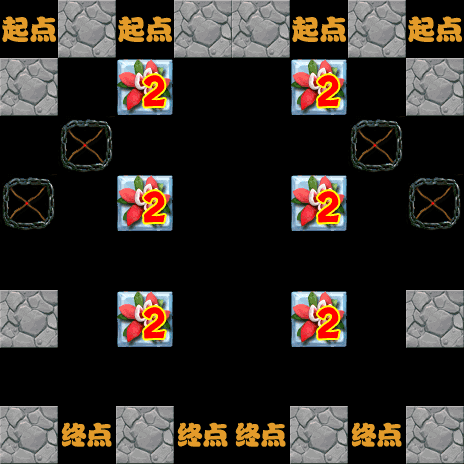

A 2D game scene composited from a Tiled map and its tileset images. What follows is a short description and the map's XML, with each tile layer's data collapsed to a summary:
An orthogonal 8x8 tile map with 58x58 px tiles, 8 tile layers (1-layer, 2-layer, 3-layer, 4-layer, ...).

<map version="1.0" orientation="orthogonal" renderorder="right-down" width="8" height="8" tilewidth="58" tileheight="58">
 <tileset firstgid="1" name="backgroundBlock" tilewidth="58" tileheight="58">
  <image source="backgroundBlock.png" width="348" height="870" />
 </tileset>
 <layer name="1-layer" width="8" height="8">
  <data>[64 cells, 15 non-empty, 1 distinct tile ids]</data>
 </layer>
 <layer name="2-layer" width="8" height="8">
  <data>[64 cells, 58 non-empty, 1 distinct tile ids]</data>
 </layer>
 <layer name="3-layer" width="8" height="8">
  <data>[64 cells, 43 non-empty, 1 distinct tile ids]</data>
 </layer>
 <layer name="4-layer" width="8" height="8">
  <data>[64 cells, 55 non-empty, 1 distinct tile ids]</data>
 </layer>
 <layer name="5-layer" width="8" height="8">
  <data>[64 cells, 49 non-empty, 1 distinct tile ids]</data>
 </layer>
 <layer name="6-layer" width="8" height="8">
  <data>[64 cells, 50 non-empty, 3 distinct tile ids]</data>
 </layer>
 <layer name="7-layer" width="8" height="8">
  <data>[64 cells, 54 non-empty, 2 distinct tile ids]</data>
 </layer>
 <layer name="8-layer" width="8" height="8">
  <data>[64 cells, 63 non-empty, 3 distinct tile ids]</data>
 </layer>
</map>
